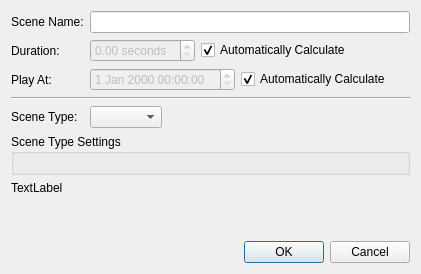
<?xml version="1.0" encoding="UTF-8"?>
<ui version="4.0">
 <class>ScenePropertiesDialog</class>
 <widget class="QDialog" name="ScenePropertiesDialog">
  <property name="geometry">
   <rect>
    <x>0</x>
    <y>0</y>
    <width>421</width>
    <height>274</height>
   </rect>
  </property>
  <property name="windowTitle">
   <string>Scene Properties</string>
  </property>
  <layout class="QVBoxLayout" name="verticalLayout">
   <item>
    <layout class="QFormLayout" name="formLayout_2">
     <property name="fieldGrowthPolicy">
      <enum>QFormLayout::ExpandingFieldsGrow</enum>
     </property>
     <item row="0" column="0">
      <widget class="QLabel" name="label">
       <property name="text">
        <string>Scene Name:</string>
       </property>
      </widget>
     </item>
     <item row="0" column="1">
      <widget class="QLineEdit" name="sceneName"/>
     </item>
     <item row="1" column="0">
      <widget class="QLabel" name="label_2">
       <property name="text">
        <string>Duration:</string>
       </property>
      </widget>
     </item>
     <item row="1" column="1">
      <layout class="QHBoxLayout" name="horizontalLayout">
       <item>
        <widget class="QDoubleSpinBox" name="duration">
         <property name="enabled">
          <bool>false</bool>
         </property>
         <property name="suffix">
          <string> seconds</string>
         </property>
        </widget>
       </item>
       <item>
        <widget class="QCheckBox" name="autoDuration">
         <property name="text">
          <string>Automatically Calculate</string>
         </property>
         <property name="checked">
          <bool>true</bool>
         </property>
        </widget>
       </item>
      </layout>
     </item>
     <item row="2" column="0">
      <widget class="QLabel" name="label_4">
       <property name="text">
        <string>Play At:</string>
       </property>
      </widget>
     </item>
     <item row="2" column="1">
      <layout class="QHBoxLayout" name="horizontalLayout_2">
       <item>
        <widget class="QDateTimeEdit" name="dateTime">
         <property name="enabled">
          <bool>false</bool>
         </property>
        </widget>
       </item>
       <item>
        <widget class="QCheckBox" name="autoDateTime">
         <property name="text">
          <string>Automatically Calculate</string>
         </property>
         <property name="checked">
          <bool>true</bool>
         </property>
        </widget>
       </item>
      </layout>
     </item>
     <item row="4" column="0">
      <widget class="QLabel" name="label_3">
       <property name="text">
        <string>Scene Type:</string>
       </property>
      </widget>
     </item>
     <item row="4" column="1">
      <widget class="QComboBox" name="sceneTypeCombo"/>
     </item>
     <item row="3" column="0" colspan="2">
      <widget class="Line" name="line">
       <property name="orientation">
        <enum>Qt::Horizontal</enum>
       </property>
      </widget>
     </item>
    </layout>
   </item>
   <item>
    <widget class="QGroupBox" name="typeSettingsBox">
     <property name="title">
      <string>Scene Type Settings</string>
     </property>
     <layout class="QFormLayout" name="formLayout">
      <property name="fieldGrowthPolicy">
       <enum>QFormLayout::ExpandingFieldsGrow</enum>
      </property>
     </layout>
    </widget>
   </item>
   <item>
    <widget class="QLabel" name="auditResults">
     <property name="text">
      <string>TextLabel</string>
     </property>
    </widget>
   </item>
   <item>
    <spacer name="verticalSpacer">
     <property name="orientation">
      <enum>Qt::Vertical</enum>
     </property>
     <property name="sizeHint" stdset="0">
      <size>
       <width>20</width>
       <height>40</height>
      </size>
     </property>
    </spacer>
   </item>
   <item>
    <widget class="QDialogButtonBox" name="buttonBox">
     <property name="orientation">
      <enum>Qt::Horizontal</enum>
     </property>
     <property name="standardButtons">
      <set>QDialogButtonBox::Cancel|QDialogButtonBox::Ok</set>
     </property>
    </widget>
   </item>
  </layout>
 </widget>
 <resources/>
 <connections>
  <connection>
   <sender>buttonBox</sender>
   <signal>accepted()</signal>
   <receiver>ScenePropertiesDialog</receiver>
   <slot>accept()</slot>
   <hints>
    <hint type="sourcelabel">
     <x>248</x>
     <y>254</y>
    </hint>
    <hint type="destinationlabel">
     <x>157</x>
     <y>271</y>
    </hint>
   </hints>
  </connection>
  <connection>
   <sender>buttonBox</sender>
   <signal>rejected()</signal>
   <receiver>ScenePropertiesDialog</receiver>
   <slot>reject()</slot>
   <hints>
    <hint type="sourcelabel">
     <x>316</x>
     <y>260</y>
    </hint>
    <hint type="destinationlabel">
     <x>286</x>
     <y>271</y>
    </hint>
   </hints>
  </connection>
  <connection>
   <sender>autoDuration</sender>
   <signal>toggled(bool)</signal>
   <receiver>duration</receiver>
   <slot>setDisabled(bool)</slot>
   <hints>
    <hint type="sourcelabel">
     <x>188</x>
     <y>49</y>
    </hint>
    <hint type="destinationlabel">
     <x>134</x>
     <y>46</y>
    </hint>
   </hints>
  </connection>
  <connection>
   <sender>autoDateTime</sender>
   <signal>toggled(bool)</signal>
   <receiver>dateTime</receiver>
   <slot>setDisabled(bool)</slot>
   <hints>
    <hint type="sourcelabel">
     <x>276</x>
     <y>78</y>
    </hint>
    <hint type="destinationlabel">
     <x>211</x>
     <y>71</y>
    </hint>
   </hints>
  </connection>
 </connections>
</ui>
